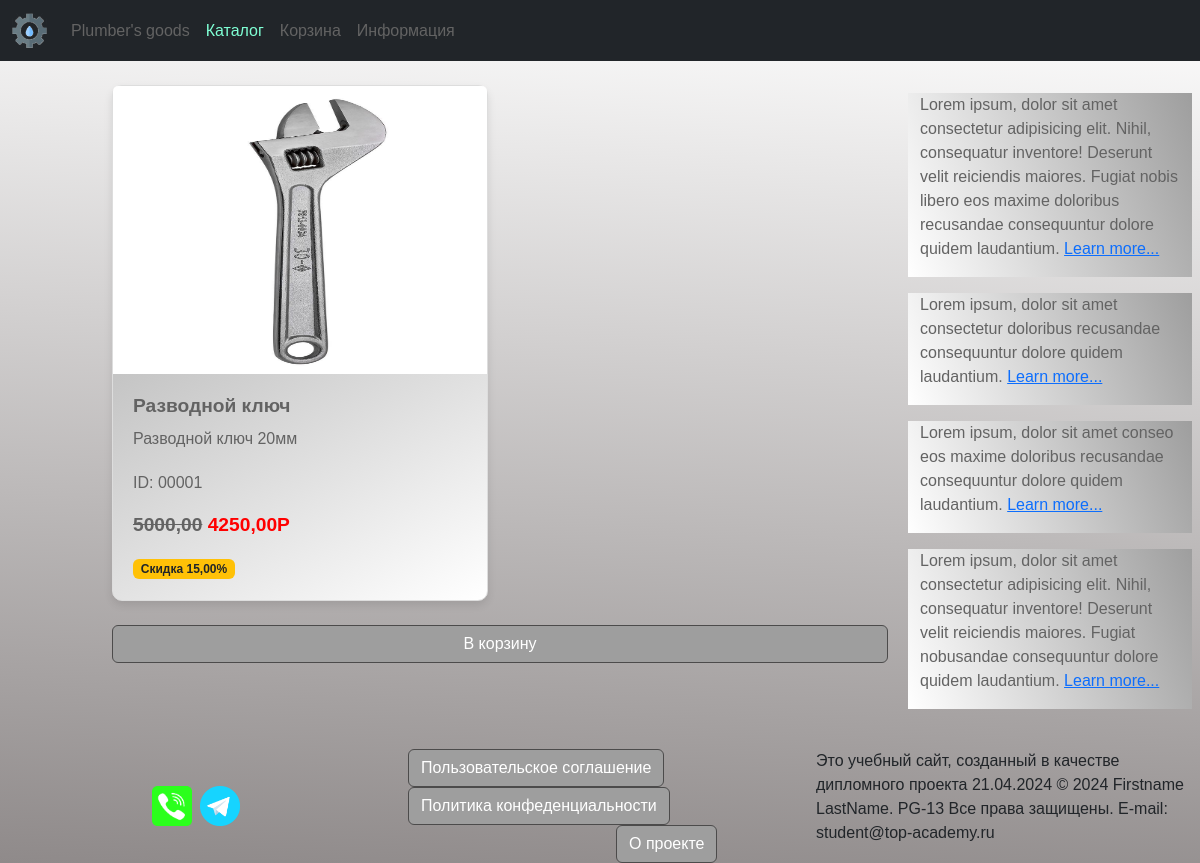
The app's page /catalog/product/razvodnoj-klyuch/ with its own data.
### goods/models.py (models this page shows, shortened)
class Products(models.Model):
    name  = models.CharField(max_length=150, unique=True, verbose_name='Название')
    slug  = models.SlugField(max_length=200, unique=True,blank=True, null=True, verbose_name='URL')
    descriprion = models.TextField(blank=True,null= True, verbose_name='Описание')
    image = models.ImageField(upload_to='goods_images',blank=True,null= True, verbose_name='Изображение')
    price = models.DecimalField(default=0.00, max_digits=7, decimal_places=2, verbose_name='Цена')
    discount = models.DecimalField(default=0.00, max_digits=7, decimal_places=2, verbose_name='Скидка в процентах')
    quantity = models.PositiveIntegerField(default=0, verbose_name='Количество')
    category = models.ForeignKey(to=Catigories, on_delete=models.CASCADE, verbose_name='Категория')
    class Meta:
        db_table: str = 'product'
        verbose_name: str = 'Продукт'
        verbose_name_plural: str = "Продукты"
    def display_id (self):
        return f" {self.id:05}"
    def sell_price(self):
        if self.discount:
            return round (self.price - (self.price * self.discount) / 100, 2)
        return self.price

### goods/views.py (the view)
# urls.py: path('product/<slug:product_slug>/', views.product, name = 'product'),
def product(request, product_slug):
    product= Products.objects.get(slug = product_slug)
    context = {
        'product': product
    }
    return render(request, "goods/product.html", context = context)

### goods/templates/goods/product.html (shortened to what this page needs)
{% extends "main/base.html" %}
{% load static %}
{%block nav-bar%}
                        <a class="nav-link" aria-current="page" href="{% url "main:index" %}">Plumber's goods</a>
                        <a class="nav-link active" href="{%url "goods:catalog_category"%}">Каталог</a>
                        <a class="nav-link" href="{%url 'cart:cart'%}">Корзина</a>
                        <a class="nav-link" href="{% url "main:about" %}">Информация</a>
{%endblock%}
{%block main_content%}
<div class="row">
  <div class="col-md-6">
    <div class="card product-card">
      {%if product.image%}<img src="{{product.image.url}}" class="card-img-top" alt="{{product.name}}">{%else%}<img src="{% static "deps/images/goods/noImages.png" %}" class="card-img-top" alt="{{product.name}}">{%endif%}
      <div class="card-body">
        <h2 class="card-title">{{product.name}}</h2>
        <p class="card-text">{{product.descriprion|safe}}</p>
        <div class="product-details">
          <p class="product-id">ID: {{product.display_id}}</p>
          {% if product.discount %}
            <p class="price">
              <s>{{product.price}}</s>
              <span class="sell-price">{{product.sell_price}}Р</span>
            </p>
            <span class="badge bg-warning text-dark">Скидка {{product.discount}}%</span>
          {% else %}
            <p class="price">{{product.price}}Р</p>
          {% endif %}
        </div>
      </div>
    </div>
  </div>
</div>
<div class="row mt-4">
  <div class="col-md-12">
    <a href="{% url 'goods:add_to_cart' product.id %}" class="btn btn-primary product-cart">В корзину</a>
  </div>
</div>
{%endblock%}

### static/deps/styles/projectcss.css (style rules this page uses)
body { font-family: Helvetica, sans-serif; background: linear-gradient(3deg, #8f8a8a 0%, #ffffff 100%); }
.nav-link { color: rgb(99, 99, 99); }
.navbar-nav .nav-link.active { color: aquamarine; }
.card-img-top { height: 18em; }
.card { color: rgb(99, 99, 99) !important; background: linear-gradient(150deg, #9e9e9e 0%, #ffffff 100%) !important; }
.btn-primary { border-color: rgb(76, 75, 75); background-color: #9e9e9e; }

### static/deps/styles/another.css (style rules this page uses)
.card { min-height: 300px; border: 1px solid #ddd; border-radius: 5px; box-shadow: 0 2px 4px rgba(0, 0, 0, 0.1); }
.card-body { padding: 20px; }
.card-title { font-size: 1.2rem; font-weight: bold; margin-bottom: 10px; }
.card-text { font-size: 1rem; margin-bottom: 10px; }
.price { font-size: 1.5rem; font-weight: bold; }
.product-card { border-radius: 10px; box-shadow: 0 4px 8px rgba(0, 0, 0, 0.1); }
.product-details { margin-top: 20px; }
.price { font-size: 1.2em; font-weight: bold; }
.sell-price { color: red; }
.product-cart { display: block; width: 100%; }

### records on screen
Products: image (picture), name "Разводной ключ", descriprion "Разводной ключ 20мм", display_id "00001", price "5000,00", sell_price "4250,00", discount "15,00"
